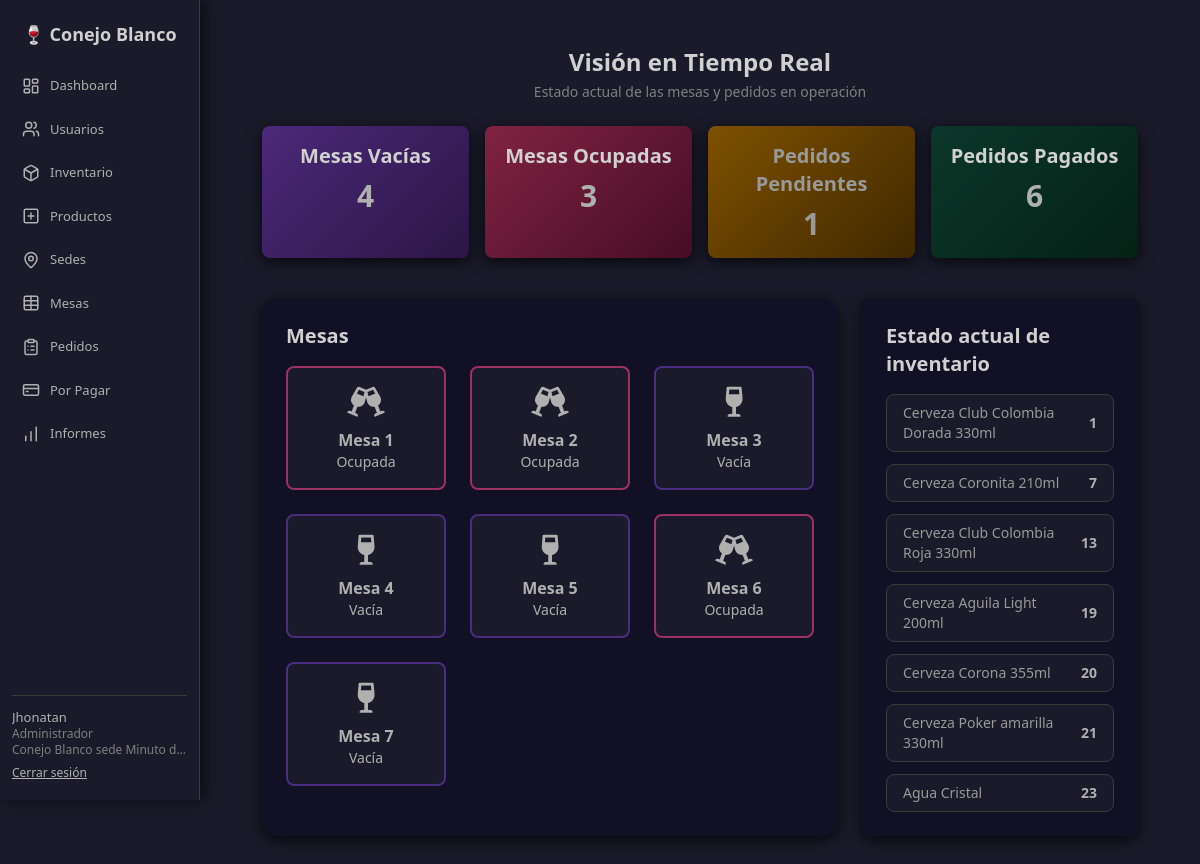
Before: /api/usuarios/panel_general/ (signed in) with the older database file.
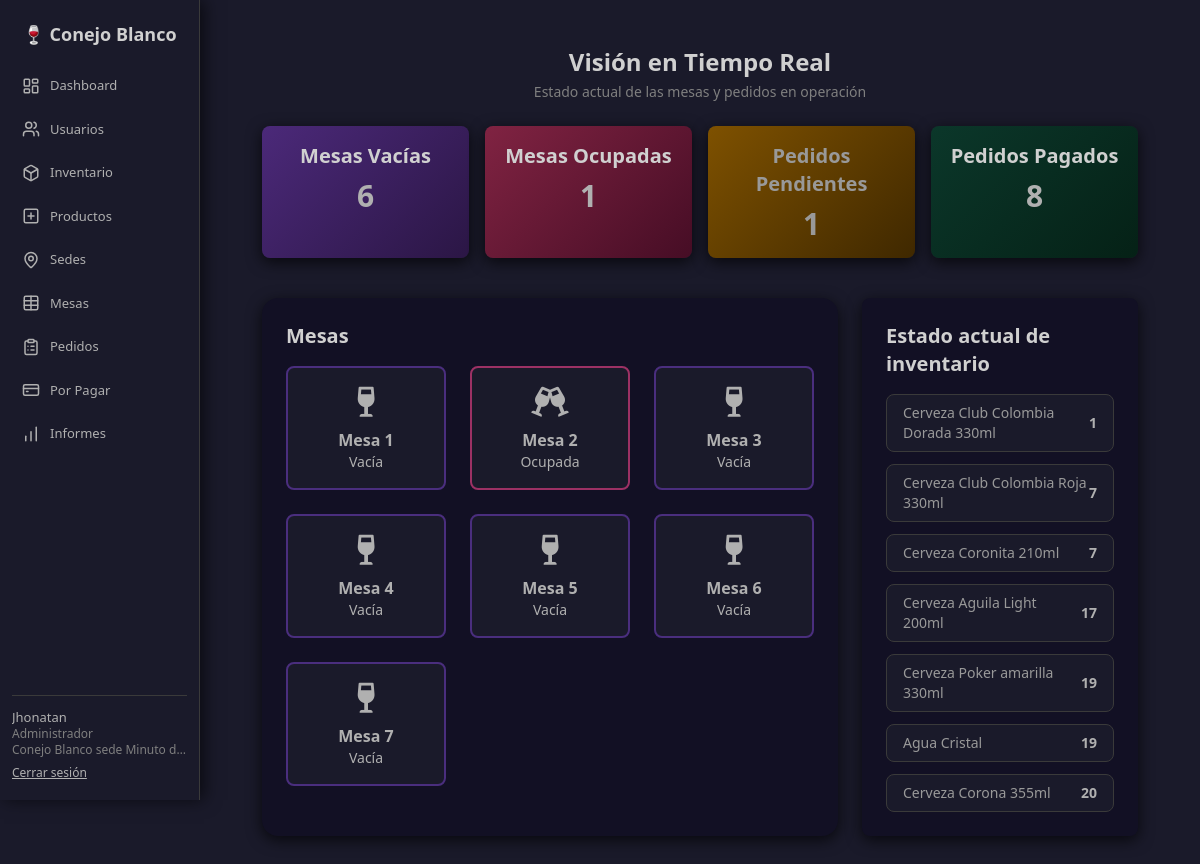
After: the same page with the newer database file.
### mesa/models.py (models this page shows, shortened)
class Mesa(models.Model):
    UBICACIONES = (
        (1, 'Primer piso'),
        (2, 'Segundo piso'),
    )
    numeroMesa = models.PositiveIntegerField()
    capacidad = models.PositiveIntegerField()
    ubicacion = models.IntegerField(choices=UBICACIONES)
    sede = models.ForeignKey(Sede, on_delete=models.CASCADE)
    ocupada = models.BooleanField(default=False)
    class Meta:
        unique_together = ('numeroMesa', 'sede')  # Evitar duplicados en una sede

### inventario/models.py (models this page shows, shortened)
class InventarioProducto(models.Model):
    sede = models.ForeignKey(Sede, on_delete=models.CASCADE)
    producto = models.ForeignKey(Producto, on_delete=models.CASCADE)
    cantidad = models.PositiveIntegerField(default=0)  # Evita valores negativos
    stock_minimo = models.PositiveIntegerField(default=5)
    imagen = models.ImageField(upload_to='inventario/', blank=True, null=True)
    precio_venta = models.DecimalField(max_digits=10, decimal_places=2, default=0)
    fecha_creacion = models.DateTimeField(auto_now_add=True)
    def __str__(self):
        return f"{self.producto.nombre} - {self.sede.nombre}"

### productos/models.py (models this page shows, shortened)
class Producto(models.Model):
    nombre = models.CharField(max_length=100)
    descripcion = models.TextField(blank=True, null=True)

### usuarios/views.py (the view)
# urls.py: path('panel_general/', views.panel_general, name='panel_general'),
@login_required
def panel_general(request):
    sede = request.user.sede
    mesas = Mesa.objects.filter(sede=sede)
    mesas_vacias_count = mesas.filter(ocupada=False).count()
    mesas_ocupadas_count = mesas.filter(ocupada=True).count()
    pedidos_pendientes_count = Pedido.objects.filter(estado='pendiente', mesa__sede=sede).count()
    pedidos_pagados_count = Pedido.objects.filter(estado='pagado', mesa__sede=sede).count()
    productos = InventarioProducto.objects.select_related('producto') \
                                          .filter(sede=sede) \
                                          .order_by('cantidad')
    print("Productos en inventario para la sede:", productos)
    return render(request, 'general.html', {
        'mesas': mesas,
        'mesas_vacias_count': mesas_vacias_count,
        'mesas_ocupadas_count': mesas_ocupadas_count,
        'pedidos_pendientes_count': pedidos_pendientes_count,
        'pedidos_pagados_count': pedidos_pagados_count,
        'productos': productos,
    })

### usuarios/context_processors.py (called while the page is built)
def es_admin_processor(request):
    if request.user.is_authenticated:
        return {'es_administrador': request.user.rol == 'administrador'}
    return {'es_administrador': False}

### templates/general.html (shortened to what this page needs)
{% extends 'base.html' %}
{% load static %}
{% block head %}
  <link rel="stylesheet" href="{% static 'css/dashboard.css' %}">
  <link rel="stylesheet" href="https://cdnjs.cloudflare.com/ajax/libs/font-awesome/6.0.0-beta3/css/all.min.css">
{% endblock %}
{% block content %}
<div class="panel-general-container">
  <div class="panel-header text-center mb-6">
    <h1 class="text-2xl font-bold mb-1 text-white">Visión en Tiempo Real</h1>
    <p class="text-gray-400 text-sm">Estado actual de las mesas y pedidos en operación</p>
  </div>
  <div class="grid grid-cols-1 sm:grid-cols-2 lg:grid-cols-4 gap-4 mb-10">
    <div class="card-gradient bg-purple-gradient p-4 rounded-lg shadow">
      <h3 class="text-xl font-semibold mb-2 text-white">Mesas Vacías</h3>
      <p class="text-3xl font-bold text-white">{{ mesas_vacias_count }}</p>
    </div>
    <div class="card-gradient bg-pink-gradient p-4 rounded-lg shadow">
      <h3 class="text-xl font-semibold mb-2 text-white">Mesas Ocupadas</h3>
      <p class="text-3xl font-bold text-white">{{ mesas_ocupadas_count }}</p>
    </div>
    <div class="card-gradient bg-orange-gradient-dark p-4 rounded-lg shadow">
      <h3 class="text-xl font-semibold mb-2 text-gray-300">Pedidos Pendientes</h3>
      <p class="text-3xl font-bold text-gray-300">{{ pedidos_pendientes_count }}</p>
    </div>
    <div class="card-gradient bg-green-gradient-dark p-4 rounded-lg shadow">
      <h3 class="text-xl font-semibold mb-2 text-white">Pedidos Pagados</h3>
      <p class="text-3xl font-bold text-white">{{ pedidos_pagados_count }}</p>
    </div>
  </div>
  <div class="grid grid-cols-1 lg:grid-cols-3 gap-6">
    <div class="bg-panel p-6 rounded-lg shadow lg:col-span-2">
      <h2 class="text-xl font-semibold mb-4 text-white">Mesas</h2>
      <div class="grid grid-cols-1 sm:grid-cols-2 md:grid-cols-3 xl:grid-cols-4 gap-6">
        {% for mesa in mesas %}
        <div class="bg-gray-900 rounded-lg p-4 flex flex-col items-center justify-center
                    {% if mesa.ocupada %}border-2 border-pink-600{% else %}border-2 border-purple-700{% endif %}">
          <div class="mesa-icon mb-2">
            {% if mesa.ocupada %}
              <i class="fa-solid fa-champagne-glasses text-pink-600 text-3xl"></i>
            {% else %}
              <i class="fa-solid fa-wine-glass text-purple-700 text-3xl"></i>
            {% endif %}
          </div>
          <p class="mesa-label text-white font-semibold">Mesa {{ mesa.numeroMesa }}</p>
          <p class="mesa-status text-sm text-gray-400">{% if mesa.ocupada %}Ocupada{% else %}Vacía{% endif %}</p>
        </div>
        {% endfor %}
      </div>
    </div>
    <div class="lg:col-span-1">
      <div class="bg-inventory-card p-6 rounded-lg shadow">
        <h2 class="text-xl font-semibold mb-4 text-white">Estado actual de inventario</h2>
        <ul class="inventory-list space-y-3">
  {% for inventario in productos %}
    <li class="flex justify-between items-center bg-gray-800 px-4 py-2 rounded-md">
      <span class="text-sm font-medium text-gray-300">{{ inventario.producto.nombre }}</span>
      <span class="text-sm font-bold text-white">{{ inventario.cantidad }}</span>
    </li>
  {% empty %}
    <li>No hay productos disponibles.</li>
  {% endfor %}
</ul>
      </div>
    </div>
  </div>
</div>
{% endblock %}

Changed rows visible on the page:
changed Mesa (number 1 of 7 on the later page): ocupada "Ocupada" → "Vacía"
changed Mesa (number 6 of 7 on the later page): ocupada "Ocupada" → "Vacía"
changed InventarioProducto "Cerveza Club Colombia Roja 330ml": cantidad "13" → "7"; moves up the list
changed InventarioProducto "Cerveza Aguila Light 200ml": cantidad "19" → "17"
changed InventarioProducto "Cerveza Poker amarilla 330ml": cantidad "21" → "19"
changed InventarioProducto "Agua Cristal": cantidad "23" → "19"
shown differently, row unchanged: InventarioProducto "Cerveza Corona 355ml": moves down the list
Other visible differences:
{{ mesas_vacias_count }}: "4" → "6"
{{ mesas_ocupadas_count }}: "3" → "1"
{{ pedidos_pagados_count }}: "6" → "8"
